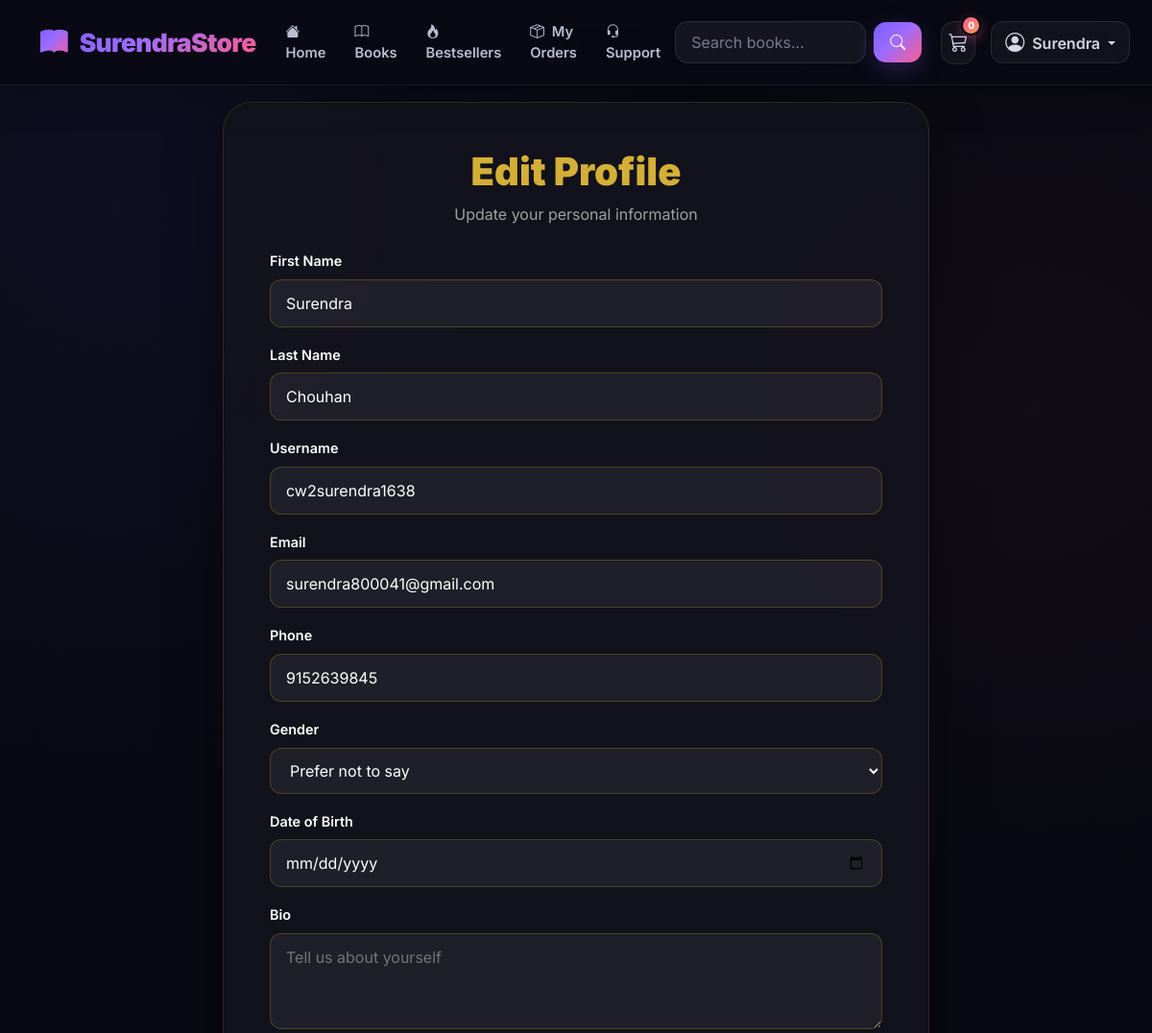
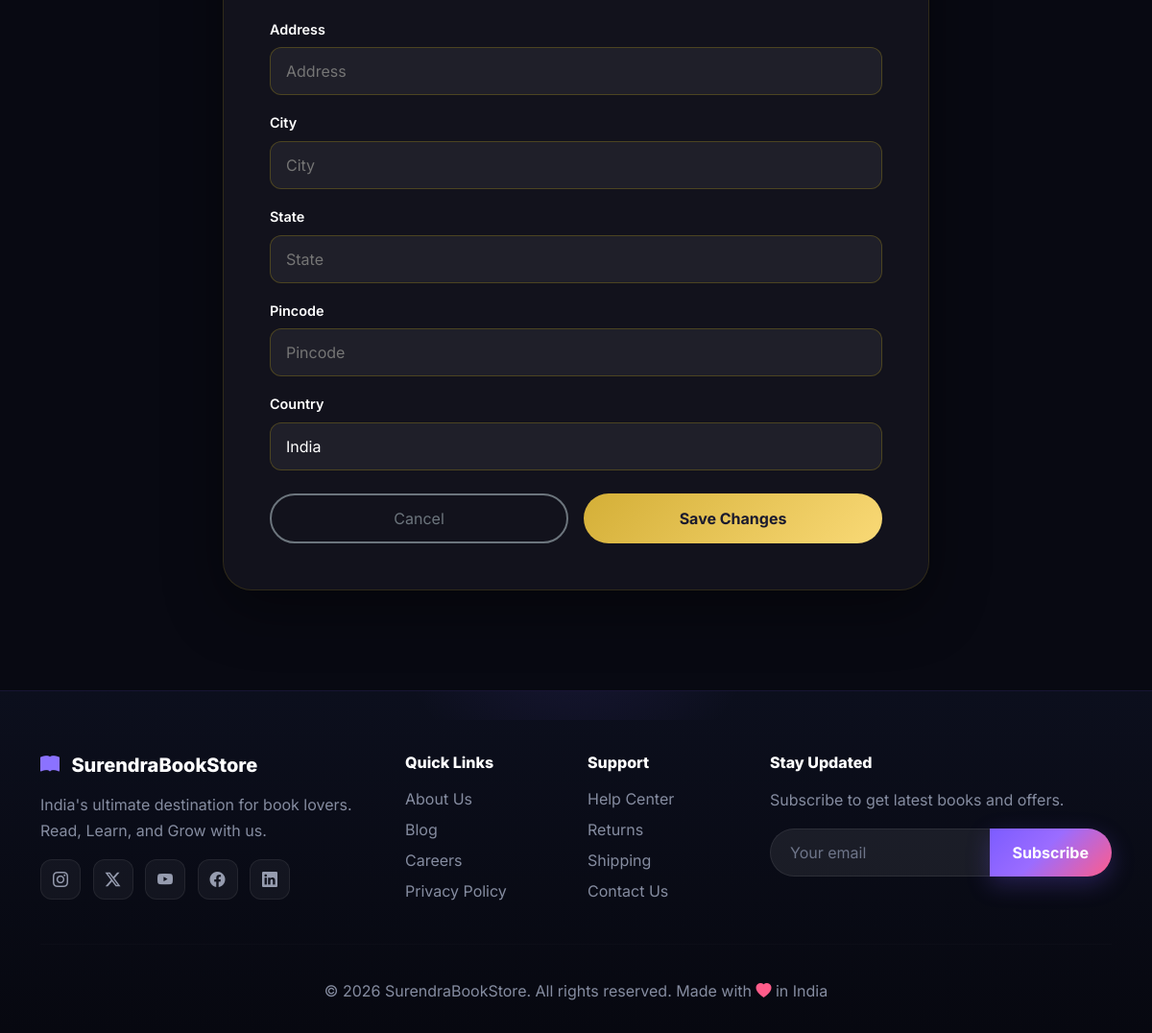
The app's page /accounts/edit-profile/ (signed in) with its own data (2 pictures, top to bottom).
### accounts/models.py (models this page shows, shortened)
class User(AbstractUser):
    phone_regex = RegexValidator(
        regex=r'^\+?1?\d{9,15}$',
        message="Phone number must be entered in the format: '+999999999'. Up to 15 digits allowed."
    )
    phone = models.CharField(validators=[phone_regex], max_length=17, blank=True)
    email = models.EmailField(unique=True)
    is_email_verified = models.BooleanField(default=False)
    is_phone_verified = models.BooleanField(default=False)
    profile_photo = models.ImageField(upload_to='profile_photos/', blank=True, null=True)
    cover_photo = models.ImageField(upload_to='cover_photos/', blank=True, null=True)
    bio = models.TextField(max_length=500, blank=True)
    gender = models.CharField(max_length=10, choices=[
        ('M', 'Male'),
        ('F', 'Female'),
        ('O', 'Other'),
        ('N', 'Prefer not to say')
    ], default='N')
    date_of_birth = models.DateField(null=True, blank=True)
    address = models.TextField(blank=True)
    city = models.CharField(max_length=100, blank=True)
    state = models.CharField(max_length=100, blank=True)
    country = models.CharField(max_length=100, default='India')
    pincode = models.CharField(max_length=10, blank=True)
    referral_code = models.CharField(max_length=20, blank=True, null=True)
    referred_by = models.ForeignKey('self', on_delete=models.SET_NULL, null=True, blank=True)
    newsletter_subscribed = models.BooleanField(default=False)
    last_login_ip = models.GenericIPAddressField(null=True, blank=True)
    last_login_device = models.CharField(max_length=255, blank=True)
    last_login_location = models.CharField(max_length=255, blank=True)
    login_attempts = models.IntegerField(default=0)
    is_locked = models.BooleanField(default=False)
    locked_until = models.DateTimeField(null=True, blank=True)
    created_at = models.DateTimeField(auto_now_add=True)
    updated_at = models.DateTimeField(auto_now=True)
    USERNAME_FIELD = 'email'
    REQUIRED_FIELDS = ['username']
    class Meta:
        db_table = 'users'
        verbose_name = 'User'
        verbose_name_plural = 'Users'

### accounts/views.py (the view)
# urls.py: path('edit-profile/', views.edit_profile, name='edit_profile'),
@login_required
def edit_profile(request):
    user = request.user
    if request.method == 'POST':
        if 'upload_profile' in request.POST or 'upload_cover' in request.POST:
            if 'profile_photo' in request.FILES:
                user.profile_photo = request.FILES['profile_photo']
            if 'cover_photo' in request.FILES:
                user.cover_photo = request.FILES['cover_photo']
            user.save()
            messages.success(request, 'Photo updated successfully!')
            return redirect('accounts:my_profile')
        form = ProfileEditForm(request.POST, request.FILES, instance=user)
        if form.is_valid():
            form.save()
            messages.success(request, 'Profile updated successfully!')
            return redirect('accounts:my_profile')
        else:
            for field, errors in form.errors.items():
                for error in errors:
                    messages.error(request, f"{field}: {error}")
    else:
        form = ProfileEditForm(instance=user)
    return render(request, 'accounts/edit_profile.html', {'form': form, 'user': user})

### cart/context_processors.py (called while the page is built)
def cart_total(request):
    cart_count = 0
    cart_total_price = 0
    cart = None
    if request.user.is_authenticated:
        cart = Cart.objects.filter(user=request.user).first()
    else:
        session_key = request.session.session_key
        if session_key:
            cart = Cart.objects.filter(session_key=session_key).first()
    if cart:
        cart_count = cart.get_total_items()
        cart_total_price = cart.get_total_price()
    return {
        'cart_count': cart_count,
        'cart_total_price': cart_total_price,
    }

### cart/models.py (called while the page is built)
    def get_total_price(self):
        return sum(
            (item.get_total_price() for item in self.items.all()),
            Decimal("0.00"),
        )

    def get_total_items(self):
        return sum(
            item.quantity for item in self.items.all()
        )

### templates/accounts/edit_profile.html (shortened to what this page needs)
{% extends 'base.html' %}
{% load static %}
{% block content %}
<div class="container py-4">
    <div class="row justify-content-center">
        <div class="col-lg-8">
            <div class="glass-card p-4 p-md-5">
                <div class="text-center mb-4">
                    <h1 class="gold-title">Edit Profile</h1>
                    <p class="text-muted">Update your personal information</p>
                </div>
                <form method="POST" action="{% url 'accounts:edit_profile' %}">
                    <div class="mb-3">
                        <label class="form-label text-white">First Name</label>
                        {{ form.first_name }}
                    </div>
                    <div class="mb-3">
                        <label class="form-label text-white">Last Name</label>
                        {{ form.last_name }}
                    </div>
                    <div class="mb-3">
                        <label class="form-label text-white">Username</label>
                        {{ form.username }}
                    </div>
                    <div class="mb-3">
                        <label class="form-label text-white">Email</label>
                        {{ form.email }}
                    </div>
                    <div class="mb-3">
                        <label class="form-label text-white">Phone</label>
                        {{ form.phone }}
                    </div>
                    <div class="mb-3">
                        <label class="form-label text-white">Gender</label>
                        {{ form.gender }}
                    </div>
                    <div class="mb-3">
                        <label class="form-label text-white">Date of Birth</label>
                        {{ form.date_of_birth }}
                    </div>
                    <div class="mb-3">
                        <label class="form-label text-white">Bio</label>
                        {{ form.bio }}
                    </div>
                    <div class="mb-3">
                        <label class="form-label text-white">Address</label>
                        {{ form.address }}
                    </div>
                    <div class="mb-3">
                        <label class="form-label text-white">City</label>
                        {{ form.city }}
                    </div>
                    <div class="mb-3">
                        <label class="form-label text-white">State</label>
                        {{ form.state }}
                    </div>
                    <div class="mb-3">
                        <label class="form-label text-white">Pincode</label>
                        {{ form.pincode }}
                    </div>
                    <div class="mb-3">
                        <label class="form-label text-white">Country</label>
                        {{ form.country }}
                    </div>
                    <div class="d-flex gap-3 mt-4">
                        <a href="{% url 'accounts:my_profile' %}" class="btn btn-outline-secondary w-50">Cancel</a>
                        <button type="submit" class="btn btn-gold w-50">Save Changes</button>
                    </div>
                </form>
            </div>
        </div>
    </div>
</div>
{% endblock %}

### templates/base.html (shortened to what this page needs)
{% load static %}
<!DOCTYPE html>
<html lang="en">
<head>
    <link href="https://cdn.jsdelivr.net/npm/bootstrap@5.3.0-alpha1/dist/css/bootstrap.min.css" rel="stylesheet">
    <link rel="stylesheet"
        href="https://cdn.jsdelivr.net/npm/bootstrap-icons@1.11.3/font/bootstrap-icons.min.css">
</head>
<body>
    <nav class="navbar navbar-expand-lg navbar-ultra fixed-top" id="mainNav">
        <div class="container">
            <a class="navbar-brand" href="{% url 'core:home' %}">
                <i class="bi bi-book-fill me-2"></i>
                SurendraStore
            </a>
            <div class="collapse navbar-collapse" id="navbarContent">
                <ul class="navbar-nav mx-auto mb-2 mb-lg-0">
                    <li class="nav-item">
                        <a class="nav-link {% if request.path == '/' %}active{% endif %}"
                            href="{% url 'core:home' %}">
                            <i class="bi bi-house-fill me-1"></i>
                            Home
                        </a>
                    </li>
                    <li class="nav-item">
                        <a class="nav-link {% if request.path == '/books/' %}active{% endif %}"
                            href="{% url 'books:list' %}">
                            <i class="bi bi-book me-1"></i>
                            Books
                        </a>
                    </li>
                    <li class="nav-item">
                        <a class="nav-link"
                            href="{% url 'books:bestsellers' %}">
                            <i class="bi bi-fire me-1"></i>
                            Bestsellers
                        </a>
                    </li>
                    <li class="nav-item">
                        <a class="nav-link"
                            href="{% url 'orders:my_orders' %}">
                            <i class="bi bi-box-seam me-1"></i>
                            My Orders
                        </a>
                    </li>
                    <li class="nav-item">
                        <a class="nav-link"
                            href="{% url 'core:support' %}">
                            <i class="bi bi-headset me-1"></i>
                            Support
                        </a>
                    </li>
                </ul>
                <div class="d-flex align-items-center gap-2 gap-lg-3 flex-wrap flex-lg-nowrap">
                    <form class="d-flex me-1"
                        action="{% url 'books:list' %}"
                        method="GET">
                        <div class="d-flex align-items-center">
                            <input class="search-bar"
                                type="search"
                                name="q"
                                placeholder="Search books..."
                                aria-label="Search">
                            <button class="search-btn ms-2"
                                type="submit">
                                <i class="bi bi-search"></i>
                            </button>
                        </div>
                    </form>
                    <a href="{% url 'cart:view' %}"
                        class="cart-btn">
                        <i class="bi bi-cart3 fs-5"></i>
                        <span class="cart-badge">
                            {{ cart_count|default:0 }}
                        </span>
                    </a>
                    {% if user.is_authenticated %}
                    <div class="dropdown user-dropdown">
                        <button class="dropdown-toggle"
                            data-bs-toggle="dropdown"
                            aria-expanded="false">
                            <i class="bi bi-person-circle fs-5 me-1"></i>
                            <span class="d-none d-md-inline">
                                {{ user.first_name|default:user.username }}
                            </span>
                        </button>
                    </div>
                    {% endif %}
                </div>
            </div>
        </div>
    </nav>
    {% block content %}
    {% endblock %}
    <footer class="footer-ultra">
        <div class="container">
            <div class="row g-4">
                <div class="col-lg-4 col-md-6">
                    <h5 class="mb-3">
                        <i class="bi bi-book-fill me-2"
                            style="color:#8b72ff;">
                        </i>
                        SurendraBookStore
                    </h5>
                    <p class="mb-3">
                        India's ultimate destination for book lovers.
                        Read, Learn, and Grow with us.
                    </p>
                    <div class="social-icons">
                        <a href="#">
                            <i class="bi bi-instagram"></i>
                        </a>
                        <a href="#">
                            <i class="bi bi-twitter-x"></i>
                        </a>
                        <a href="#">
                            <i class="bi bi-youtube"></i>
                        </a>
                        <a href="#">
                            <i class="bi bi-facebook"></i>
                        </a>
                        <a href="#">
                            <i class="bi bi-linkedin"></i>
                        </a>
                    </div>
                </div>
                <div class="col-lg-2 col-md-6">
                    <h6 class="mb-3">
                        Quick Links
                    </h6>
                    <a href="#" class="d-block mb-2">
                        About Us
                    </a>
                    <a href="#" class="d-block mb-2">
                        Blog
                    </a>
                    <a href="#" class="d-block mb-2">
                        Careers
                    </a>
                    <a href="#" class="d-block mb-2">
                        Privacy Policy
                    </a>
                </div>
                <div class="col-lg-2 col-md-6">
                    <h6 class="mb-3">
                        Support
                    </h6>
                    <a href="#" class="d-block mb-2">
                        Help Center
                    </a>
                    <a href="#" class="d-block mb-2">
                        Returns
                    </a>
                    <a href="#" class="d-block mb-2">
                        Shipping
                    </a>
                    <a href="{% url 'core:support' %}"
                        class="d-block mb-2">
                        Contact Us
                    </a>
                </div>
                <div class="col-lg-4 col-md-6">
                    <h6 class="mb-3">
                        Stay Updated
                    </h6>
                    <p>
                        Subscribe to get latest books and offers.
                    </p>
                    <div class="input-group">
                        <input type="email"
                            class="form-control rounded-start-pill"
                            placeholder="Your email"
                            style="padding:12px 20px;">
                        <button class="btn btn-ultra-primary rounded-end-pill"
                            style="padding:12px 24px;">
                            Subscribe
                        </button>
                    </div>
                </div>
            </div>
            <hr class="divider">
            <div class="text-center">
                <p class="mb-0">
                    © 2026 SurendraBookStore.
                    All rights reserved.
                    Made with
                    <i class="bi bi-heart-fill"
                        style="color:#ff5c8a;">
                    </i>
                    in India
                </p>
            </div>
        </div>
    </footer>
</body>
</html>

### templates/accounts/edit_profile.html (style rules this page uses)
.glass-card { background: rgba(20, 20, 30, 0.92); backdrop-filter: blur(20px); border: 1px solid rgba(255, 215, 0, 0.12); border-radius: 30px; padding: 30px; box-shadow: 0 20px 60px rgba(0, 0, 0, 0.4); }
.gold-title { color: #d4af37; font-weight: 900; }
.text-muted { color: rgba(255, 255, 255, 0.6) !important; }
.form-label { font-weight: 600; font-size: 0.9rem; color: rgba(255, 255, 255, 0.8); }
input, select, textarea { width: 100%; padding: 12px 16px; border: 1px solid rgba(255, 215, 0, 0.2); border-radius: 12px; background: rgba(255, 255, 255, 0.06); color: white; font-size: 1rem; transition: all 0.3s ease; }
textarea { min-height: 100px; resize: vertical; }
select option { background: #1a1a2e; color: white; }
.btn-gold { background: linear-gradient(135deg, #d4af37, #f9d976); border: none; color: #1a1a2e; font-weight: 700; padding: 12px; border-radius: 50px; transition: all 0.3s ease; }
.btn-outline-secondary { border: 2px solid #6c757d; color: #6c757d; padding: 12px; border-radius: 50px; }

### records on screen
User: first_name "Surendra", last_name "Chouhan", username "cw2surendra1638", email "surendra800041@gmail.com", phone "9152639845", gender "Prefer not to say", country "India"

### other values on screen
{{ cart_count|default:0 }} "0"
